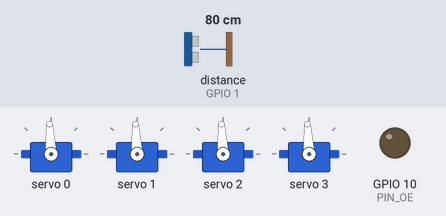
A sketch run on a simulated ESP32-C3. Shown: 4 × servo, output pins drawn as LEDs (lit = HIGH). Inputs (shaded band) come from the test bench; at power-on: distance to the obstacle (sensor on GPIO 1) 80 cm. The echo pulse lasts 58.3 µs per cm; I2S audio is not simulated (input reads silence); pins used as bus, display or sensor lines are not drawn; what the sketch prints to the serial monitor is not drawn.

Above: at 3.05 s.
At 3.75 s:
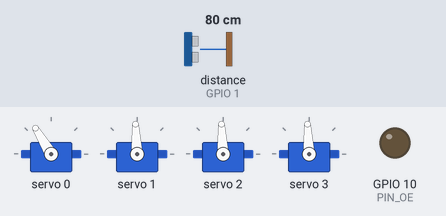
At 4.45 s:
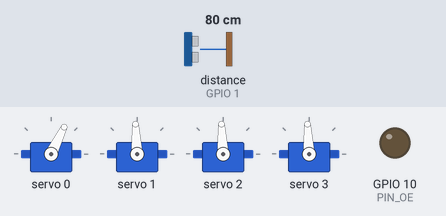
At 5.9 s:
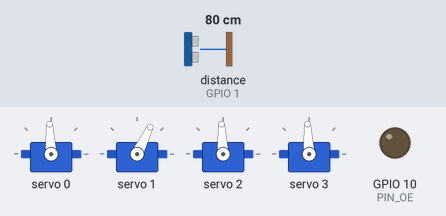
At 7.35 s:
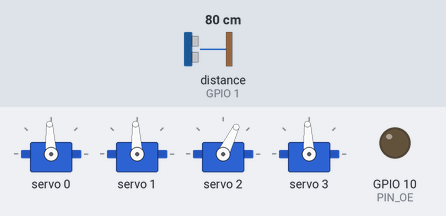
At 8.8 s:
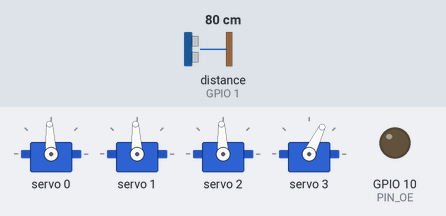
Timing chart, 0 to 14.0 s (numbered marks = the images above):
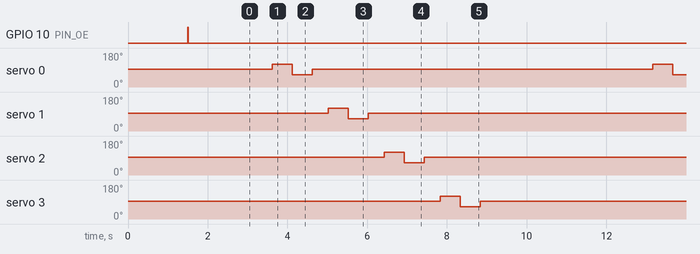

The sketch:

little_dog_test_v2.ino
```cpp
/*
 * "Little Dog" Quadruped — Staged Functionality Test (v2)
 * =======================================================
 * Isolates each subsystem so you never debug "all problems at once."
 *
 * >>> FIRST, IN THE ARDUINO IDE: Tools -> "USB CDC On Boot" -> ENABLED <<<
 *     Without it the ESP32-C3 prints nothing over USB and looks frozen.
 *
 * Turn subsystems on/off with the flags below. Start with ONLY legs:
 *   TEST_LEGS 1, TEST_DISTANCE 0, TEST_AUDIO 0
 * Once legs work, turn on distance, then audio.
 *
 * LEG MAP (confirm by watching Stage 1):
 *   ch0 = back-left   ch1 = back-right   ch2 = front-left   ch3 = front-right
 *
 * PINS (ESP32-C3 SuperMini):
 *   GPIO0 TRIG  GPIO1 ECHO(div)  GPIO3 BCLK  GPIO4 LRC  GPIO5 DIN
 *   GPIO6 SDA   GPIO7 SCL        GPIO10 OE
 */

// ===================== FEATURE FLAGS =====================
#define TEST_LEGS      1     // set 0 to skip
#define TEST_DISTANCE  1     // set 0 to skip
#define TEST_AUDIO     1     // set 0 to skip (and skips I2S init entirely)
// =========================================================

#include <Wire.h>
#include <Adafruit_PWMServoDriver.h>
#if TEST_AUDIO
  #include "driver/i2s.h"
#endif

// ---------- pins ----------
#define PIN_TRIG 0
#define PIN_ECHO 1
#define PIN_SDA  6
#define PIN_SCL  7
#define PIN_OE   10
#define I2S_BCLK 3
#define I2S_LRC  4
#define I2S_DIN  5

// ---------- servo driver ----------
Adafruit_PWMServoDriver pwm = Adafruit_PWMServoDriver(0x40);
#define SERVO_FREQ 50
#define CENTER 307          // ~1.5 ms
#define SWING   60          // gentle; raise once safe range known

const char* LEG_NAME[4] = {"ch0 BACK-LEFT", "ch1 BACK-RIGHT",
                           "ch2 FRONT-LEFT", "ch3 FRONT-RIGHT"};

// ---------- audio ----------
#if TEST_AUDIO
  #define SAMPLE_RATE 16000
  #define I2S_PORT I2S_NUM_0
#endif

unsigned long loopCount = 0;

// =====================================================
void setup() {
  Serial.begin(115200);
  delay(1500);
  Serial.println("\n\n=== Little Dog Test v2 — staged ===");
  Serial.printf("Flags: LEGS=%d DISTANCE=%d AUDIO=%d\n",
                TEST_LEGS, TEST_DISTANCE, TEST_AUDIO);

  // OE: hold servos disabled during init (harmless if OE not wired)
  pinMode(PIN_OE, OUTPUT);
  digitalWrite(PIN_OE, HIGH);

  Serial.println("[init] I2C...");
  Wire.begin(PIN_SDA, PIN_SCL);
  scanI2C();

  Serial.println("[init] PCA9685...");
  pwm.begin();
  pwm.setPWMFreq(SERVO_FREQ);

#if TEST_DISTANCE
  pinMode(PIN_TRIG, OUTPUT);
  pinMode(PIN_ECHO, INPUT);
  digitalWrite(PIN_TRIG, LOW);
#endif

#if TEST_AUDIO
  Serial.println("[init] I2S...");
  setupI2S();
#endif

  digitalWrite(PIN_OE, LOW);   // enable servo outputs
  centerAll();
  Serial.println("[init] done. Legs centered.\n");
  delay(1500);
}

// =====================================================
void loop() {
  Serial.printf("---- heartbeat %lu ----\n", loopCount++);

#if TEST_LEGS
  Serial.println("[STAGE 1] legs — one at a time");
  centerAll();
  delay(600);
  for (int ch = 0; ch < 4; ch++) {
    Serial.printf("   moving %s\n", LEG_NAME[ch]);
    pwm.setPWM(ch, 0, CENTER + SWING); delay(500);
    pwm.setPWM(ch, 0, CENTER - SWING); delay(500);
    pwm.setPWM(ch, 0, CENTER);         delay(400);
  }
  Serial.println("[STAGE 1] done\n");
  delay(600);
#endif

#if TEST_DISTANCE
  Serial.println("[STAGE 2] distance");
  for (int i = 0; i < 3; i++) {
    long d = readDistanceCM();
    if (d < 0) Serial.println("   (no echo — check divider/wiring)");
    else       Serial.printf("   %ld cm\n", d);
    delay(300);
  }
  Serial.println("[STAGE 2] done\n");
#endif

#if TEST_AUDIO
  Serial.println("[STAGE 3] chirp");
  playTone(700, 120);
  delay(80);
  playTone(1000, 120);
  Serial.println("[STAGE 3] done\n");
#endif

  delay(1500);
}

// =====================================================
void centerAll() {
  for (int ch = 0; ch < 4; ch++) pwm.setPWM(ch, 0, CENTER);
}

void scanI2C() {
  bool found = false;
  for (byte a = 1; a < 127; a++) {
    Wire.beginTransmission(a);
    if (Wire.endTransmission() == 0) {
      Serial.printf("   I2C found 0x%02X\n", a);
      found = true;
    }
  }
  if (!found)
    Serial.println("   I2C: NONE found — servos won't move. Check SDA/SCL/power.");
}

#if TEST_DISTANCE
long readDistanceCM() {
  digitalWrite(PIN_TRIG, LOW);  delayMicroseconds(2);
  digitalWrite(PIN_TRIG, HIGH); delayMicroseconds(10);
  digitalWrite(PIN_TRIG, LOW);
  long dur = pulseIn(PIN_ECHO, HIGH, 30000UL);  // 30 ms timeout
  if (dur == 0) return -1;
  return dur / 58;
}
#endif

#if TEST_AUDIO
void setupI2S() {
  i2s_config_t cfg = {
    .mode = (i2s_mode_t)(I2S_MODE_MASTER | I2S_MODE_TX),
    .sample_rate = SAMPLE_RATE,
    .bits_per_sample = I2S_BITS_PER_SAMPLE_16BIT,
    .channel_format = I2S_CHANNEL_FMT_ONLY_LEFT,
    .communication_format = I2S_COMM_FORMAT_STAND_I2S,
    .intr_alloc_flags = 0,
    .dma_buf_count = 8,
    .dma_buf_len = 64,
    .use_apll = false,
    .tx_desc_auto_clear = true,
    .fixed_mclk = 0
  };
  i2s_pin_config_t pins = {
    .bck_io_num = I2S_BCLK,
    .ws_io_num = I2S_LRC,
    .data_out_num = I2S_DIN,
    .data_in_num = I2S_PIN_NO_CHANGE
  };
  if (i2s_driver_install(I2S_PORT, &cfg, 0, NULL) != ESP_OK) {
    Serial.println("   I2S install FAILED");
    return;
  }
  i2s_set_pin(I2S_PORT, &pins);
  i2s_zero_dma_buffer(I2S_PORT);
}

// Non-blocking-ish: each write has a timeout so audio can NEVER
// freeze the whole sketch (the old portMAX_DELAY could hang forever).
void playTone(float freq, int ms) {
  const int amp = 8000;
  int n = (SAMPLE_RATE * ms) / 1000;
  size_t bw;
  static float ph = 0.0f;
  float inc = 2.0f * 3.14159265f * freq / SAMPLE_RATE;
  for (int i = 0; i < n; i++) {
    int16_t s = (int16_t)(amp * sinf(ph));
    ph += inc; if (ph > 6.2831853f) ph -= 6.2831853f;
    esp_err_t r = i2s_write(I2S_PORT, &s, sizeof(s), &bw, pdMS_TO_TICKS(20));
    if (r != ESP_OK || bw == 0) break;  // don't hang if I2S stalls
  }
  i2s_zero_dma_buffer(I2S_PORT);
}
#endif
```

Measured:
- by itself, servo 0–3: repeats every 9.5 s: 64° 0.50 s, 93° 8.5 s, 121° 0.50 s
